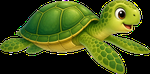
#> input picture assets/turtle/turtle_swim_0.png, 150 x 74 px
$ python -i build_special_sources.py   (imports and definitions only)
#> lines starting #> are read from the running program, lines starting #| are printed output that depends on the picture
#!/usr/bin/env python3
"""Build high-quality special sprite sources from user turtle art + generated PNGs."""

from __future__ import annotations

from pathlib import Path

from PIL import Image, ImageEnhance, ImageFilter

ROOT = Path(__file__).resolve().parents[1]
SOURCE = ROOT / "assets" / "source"
GENERATED = SOURCE / "_generated"
CURSOR_ASSETS = Path("/Users/minasesek/.cursor/projects/Users-minasesek-Downloads-turtle-game/assets")
TURTLE_SRC = SOURCE / "turtle" / "turtle_swim_0.png"
TURTLE_ALT = SOURCE / "turtle" / "turtle_swim_1.png"


def _bg_tools():
    import importlib.util

    spec = importlib.util.spec_from_file_location(
        "_install_assets", ROOT / "scripts" / "install_user_assets.py"
    )
    mod = importlib.util.module_from_spec(spec)
    spec.loader.exec_module(mod)
    return mod.remove_neutral_background, mod.trim_alpha


def _prepare(img: Image.Image, canvas: int = 512, margin: float = 0.08) -> Image.Image:
    remove_bg, trim = _bg_tools()
    cleaned = trim(remove_bg(img.convert("RGBA")))
    return _fit_on_canvas(cleaned, canvas=canvas, margin=margin)


# [147 lines left out: functions _find_hq, save, _fit_on_canvas, _derive_baby_turtle, _derive_friendly_turtle, _import_generated and 3 more, not called in this run]


# [2 lines not run here, left out]

>>> import cv2
>>> picture = cv2.imread('../assets/turtle/turtle_swim_0.png', cv2.IMREAD_GRAYSCALE)
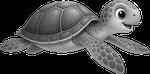
#> picture: shape (74, 150); min 0, max 255, mean 69.9
>>> result = _prepare(picture)
#> (the run stopped early here; a loop or call above may not have finished)

$ run again, on assets/turtle/turtle_swim_4.png
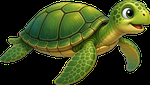
#> input picture assets/turtle/turtle_swim_4.png, 150 x 85 px
#> `picture = cv2.imread('../assets/turtle/turtle_swim_0.png', cv2.IMREAD_..`:
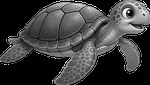
#> picture: shape (85, 150); min 0, max 255, mean 61.4
